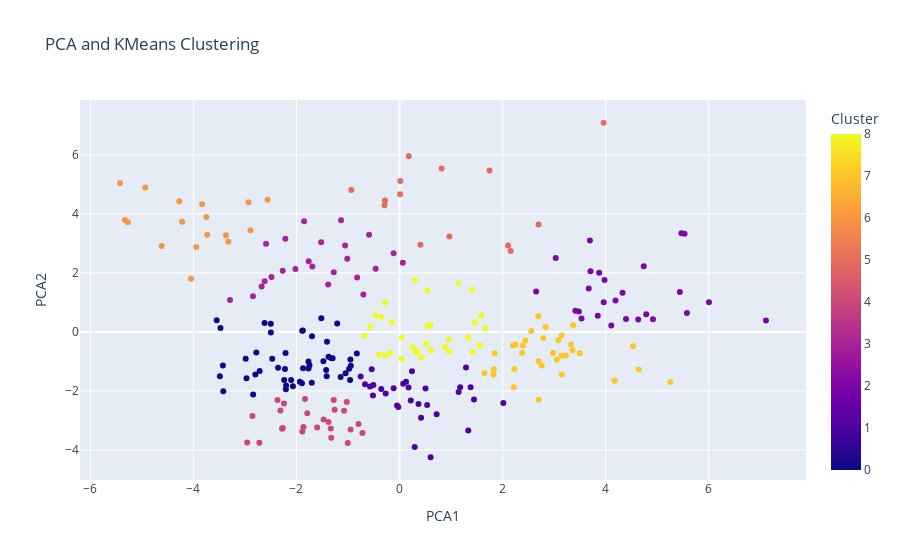

Notebook code for this chart:
### Markdown cell above
Once again, 9 clusters seems to be the ideal number of clusters since it has the highest calinski score for more than 3 clusters. Let's run the PCA and kmeans clustering again with 9 clusters.

### Code cell
#Create a new model with 9 clusters
kmeans = KMeans(n_clusters=9, random_state=1)
clusters = kmeans.fit_predict(pca_result)

pca_df = pd.DataFrame(data=pca_result, columns=['PCA1', 'PCA2'])
pca_df['Cluster'] = clusters
pca_df['Name'] = dfPlayerCol['Name']

fig = px.scatter(pca_df, x='PCA1', y='PCA2', color='Cluster', title='PCA and KMeans Clustering', hover_data={'Name': True}) #Plot the new model in a scatter plot
fig.show()

### Figure 1 — Plotly figure (JSON) as saved in the notebook; plotly's stock layout.template omitted (floating-point values rounded to 4 significant figures; data arrays with more than 128 entries replaced by an {"elided": "..."} marker saying what was removed)
{"data": [{"customdata": {"elided": "250x1 str values"}, "hovertemplate": "PCA1=%{x}<br>PCA2=%{y}<br>Name=%{customdata[0]}<br>Cluster=%{marker.color}<extra></extra>", "legendgroup": "", "marker": {"color": {"elided": "250 int values"}, "coloraxis": "coloraxis", "symbol": "circle"}, "mode": "markers", "name": "", "orientation": "v", "showlegend": false, "type": "scatter", "x": {"elided": "250 float values"}, "xaxis": "x", "y": {"elided": "250 float values"}, "yaxis": "y"}], "layout": {"coloraxis": {"colorbar": {"title": {"text": "Cluster"}}, "colorscale": [[0, "#0d0887"], [0.1111, "#46039f"], [0.2222, "#7201a8"], [0.3333, "#9c179e"], [0.4444, "#bd3786"], [0.5556, "#d8576b"], [0.6667, "#ed7953"], [0.7778, "#fb9f3a"], [0.8889, "#fdca26"], [1, "#f0f921"]]}, "legend": {"tracegroupgap": 0}, "title": {"text": "PCA and KMeans Clustering"}, "xaxis": {"anchor": "y", "domain": [0, 1], "title": {"text": "PCA1"}}, "yaxis": {"anchor": "x", "domain": [0, 1], "title": {"text": "PCA2"}}}}
